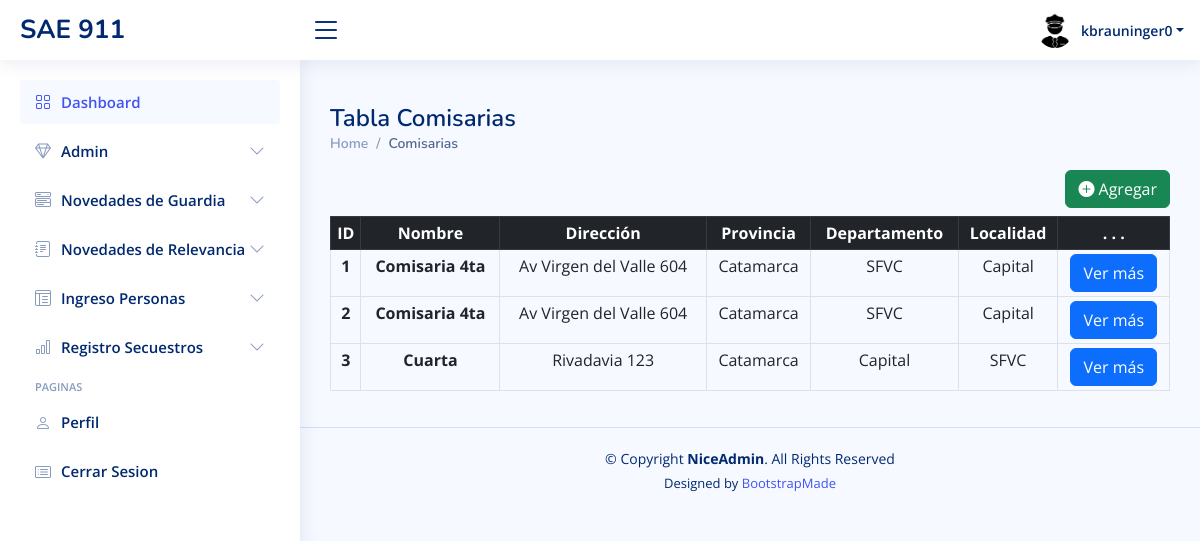
The page /comisarias-tabla.php (signed in) on the database its author committed.
### tables this page shows
CREATE TABLE `comisarias` (
  `idComisaria` int NOT NULL,
  `nombre` varchar(50) NOT NULL,
  `direccion` varchar(50) NOT NULL,
  `provincia` varchar(50) NOT NULL,
  `departamento` varchar(50) NOT NULL,
  `localidad` varchar(50) NOT NULL,
  `telefono` varchar(50) NOT NULL,
  `latitud` varchar(50) NOT NULL,
  `longitud` varchar(50) NOT NULL,
  `habilitado` tinyint(1) NOT NULL,
  `eliminado` tinyint(1) NOT NULL DEFAULT '0'
);

### comisarias-tabla.php (the view, shortened to what this page needs)
<?php
  include 'conexion.php';
    $consultaDatosComisaria="SELECT * FROM comisarias WHERE (eliminado < 1)";
    $resultado=mysqli_query($conexion,$consultaDatosComisaria);
 ?>
<!DOCTYPE html>
<html lang="en">
<head>
  <link href="assets/vendor/bootstrap/css/bootstrap.min.css" rel="stylesheet">
  <link href="assets/vendor/bootstrap-icons/bootstrap-icons.css" rel="stylesheet">
  <link href="assets/vendor/boxicons/css/boxicons.min.css" rel="stylesheet">
  <link href="assets/vendor/quill/quill.snow.css" rel="stylesheet">
  <link href="assets/vendor/quill/quill.bubble.css" rel="stylesheet">
  <link href="assets/vendor/remixicon/remixicon.css" rel="stylesheet">
  <link href="assets/vendor/simple-datatables/style.css" rel="stylesheet">
  <link href="assets/css/style.css" rel="stylesheet">
</head>
<body>
  <?php include("./template/dashboard.php")?>
  <?php  if($_SESSION['rol'] == 1){
      include ("./template/admin.php");
    }else{
      include ("./template/usuario.php");
    }
  ?>
  <main id="main" class="main">
    <div class="pagetitle">
        <h1>Tabla Comisarias</h1>
        <nav>
          <ol class="breadcrumb">
            <li class="breadcrumb-item"><a href="inicio-dashboard.php">Home</a></li>
            <li class="breadcrumb-item active">Comisarias</li>
          </ol>
        </nav>
    </div>
    <button type="button" class="btn btn-success float-end mb-2" data-bs-toggle="modal" data-bs-target="#staticBackdrop">
      <i class="bi bi-plus-circle-fill"></i>
      Agregar
    </button>
    <table class="table table-sm table-hover table-bordered text-center">
      <thead class="table-dark">
          <tr>
            <th scope="col">ID</th>
            <th scope="col">Nombre</th>
            <th scope="col">Dirección</th>
            <th scope="col">Provincia</th>
            <th scope="col">Departamento</th>
            <th scope="col">Localidad</th>
            <th scope="col">. . .</th>
          </tr>
      </thead>
      <tbody>
          <?php
            while ($row = $resultado->fetch_assoc()) {
           ?>
        <tr>
              <th scope="row"><?php echo $row['idComisaria'] ?></th>
              <th scope="row"><?php echo $row['nombre'] ?></th>
              <td scope="row"><?php echo $row['direccion'] ?></td>
              <td scope="row"><?php echo $row['provincia'] ?></td>
              <td scope="row"><?php echo $row['departamento'] ?></td>
              <td scope="row"><?php echo $row['localidad'] ?></td>
              <td scope="row">
            <a class="btn btn-primary" href="comisarias-ver-mas.php?id=<?php echo $row['idComisaria']?>">Ver más</a></td></td>
        </tr>
        <?php
            }
          ?>
      </tbody>
    </table>
  </main>
  <footer id="footer" class="footer">
    <div class="copyright">
      &copy; Copyright <strong><span>NiceAdmin</span></strong>. All Rights Reserved
    </div>
    <div class="credits">
      Designed by <a href="https://bootstrapmade.com/">BootstrapMade</a>
    </div>
  </footer>
</body>
</html>

### assets/css/style.css (style rules this page uses)
:root { scroll-behavior: smooth; }
body { font-family: "Open Sans", sans-serif; background: #f6f9ff; color: #444444; }
a { color: #4154f1; text-decoration: none; }
h1, h2, h3, h4, h5, h6 { font-family: "Nunito", sans-serif; }
#main { margin-top: 60px; padding: 20px 30px; transition: all 0.3s; }
.pagetitle { margin-bottom: 10px; }
.pagetitle h1 { font-size: 24px; margin-bottom: 0; font-weight: 600; color: #012970; }
.breadcrumb { font-size: 14px; font-family: "Nunito", sans-serif; color: #899bbd; font-weight: 600; }
.breadcrumb a { color: #899bbd; transition: 0.3s; }
.breadcrumb .breadcrumb-item::before { color: #899bbd; }
.breadcrumb .active { color: #51678f; font-weight: 600; }
@media (min-width: 1200px) { #main, #footer { margin-left: 300px; } }
.footer { padding: 20px 0; font-size: 14px; transition: all 0.3s; border-top: 1px solid #cddfff; }
.footer .copyright { text-align: center; color: #012970; }
.footer .credits { padding-top: 5px; text-align: center; font-size: 13px; color: #012970; }

### rows shown on the page
comisarias: idComisaria "1", nombre "Comisaria 4ta", direccion "Av Virgen del Valle 604", provincia "Catamarca", departamento "SFVC", localidad "Capital"
comisarias: idComisaria "2", nombre "Comisaria 4ta", direccion "Av Virgen del Valle 604", provincia "Catamarca", departamento "SFVC", localidad "Capital"
comisarias: idComisaria "3", nombre "Cuarta", direccion "Rivadavia 123", provincia "Catamarca", departamento "Capital", localidad "SFVC"

### other values the page prints
$_SESSION['usuario'] "kbrauninger0"
